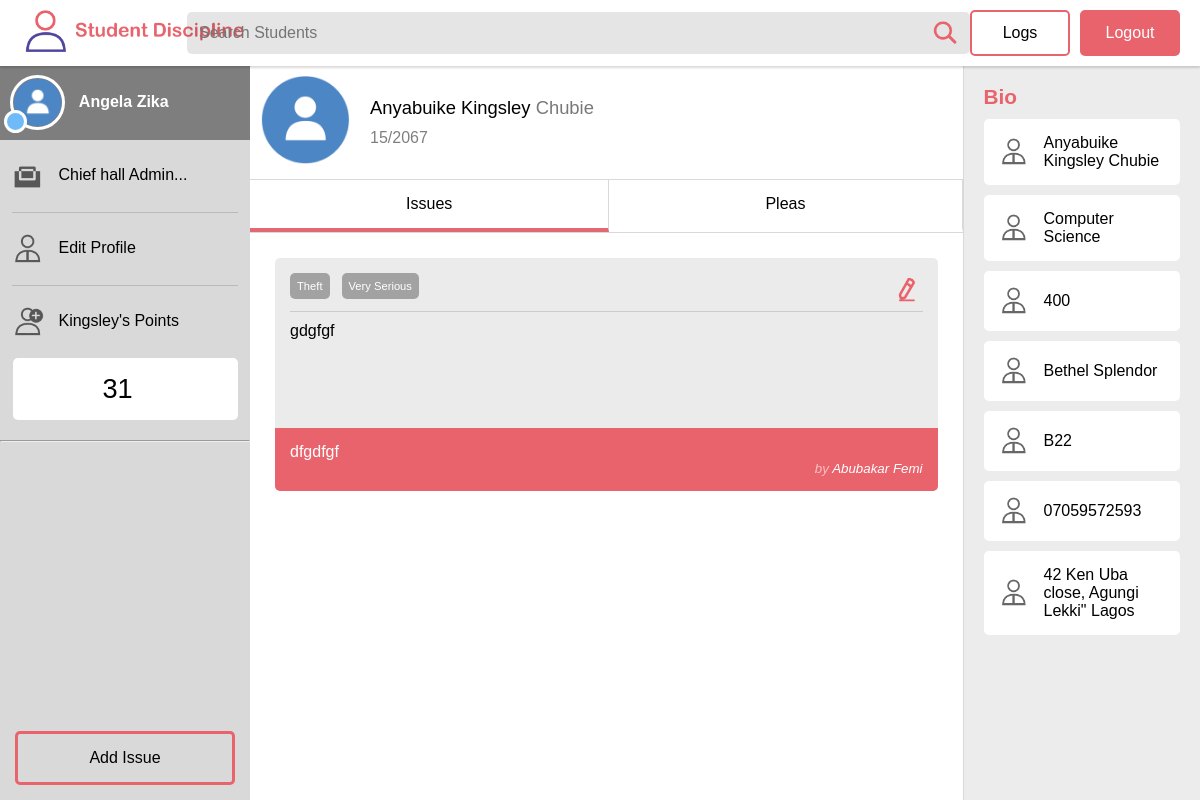
The page /project/view.php?Id=1&aId=4 (signed in) on the database its author committed.
### tables this page shows
CREATE TABLE IF NOT EXISTS `t_students` (
  `s_ID` int(10) unsigned NOT NULL AUTO_INCREMENT,
  `s_Picture` blob,
  `s_Title` varchar(10) NOT NULL,
  `s_Firstname` varchar(30) NOT NULL,
  `s_Middlename` varchar(30) DEFAULT NULL,
  `s_Lastname` varchar(30) NOT NULL,
  `s_DOB` date NOT NULL,
  `s_Matric` varchar(7) NOT NULL,
  `s_MeritPoints` int(2) NOT NULL,
  `s_CourseOfStudy` varchar(30) NOT NULL,
  `s_Level` int(3) NOT NULL,
  `h_ID` int(10) DEFAULT NULL,
  `s_Room` varchar(5) NOT NULL,
  `s_Gender` enum('M','F') NOT NULL,
  `s_StateOrigin` varchar(30) NOT NULL,
  `s_Address` varchar(50) NOT NULL,
  `s_NextOfKin` varchar(30) DEFAULT NULL,
  `g_ID` int(10) DEFAULT NULL,
  `s_PhoneNumber` varchar(14) NOT NULL,
  `s_DateAdded` datetime NOT NULL,
  PRIMARY KEY (`s_ID`)
);

CREATE TABLE IF NOT EXISTS `t_issues` (
  `i_ID` int(10) unsigned NOT NULL AUTO_INCREMENT,
  `i_Offense` varchar(50) NOT NULL,
  `i_Category` varchar(30) DEFAULT NULL,
  `i_Details` text NOT NULL,
  `i_Severity` enum('Very Serious','Serious','Minor','Very Minor') NOT NULL,
  `i_Recommendation` tinytext NOT NULL,
  `a_ID` int(10) NOT NULL,
  `s_ID` int(10) NOT NULL,
  `i_Status` enum('active','cleared') NOT NULL,
  PRIMARY KEY (`i_ID`)
);

CREATE TABLE IF NOT EXISTS `t_halls` (
  `h_ID` int(2) unsigned NOT NULL AUTO_INCREMENT,
  `h_Name` varchar(30) NOT NULL,
  `h_Type` enum('M','F') NOT NULL,
  `h_Rooms` int(5) NOT NULL,
  PRIMARY KEY (`h_ID`)
);

### project/view.php (the view, shortened to what this page needs)
<?php
require_once('_php/connect.php');
if(isset($_SESSION['username'])){
    $username = $_SESSION['username'];
    $stmt = "SELECT * FROM t_Admins WHERE a_username ='$username'";
    $res = mysqli_query($dbc, $stmt);
    if ($res){
        while($row = mysqli_fetch_array($res)){
            $name = $row['a_Firstname']." ".$row['a_Lastname'];
            $role = $row['a_Role'];
        }
    }else{
        $name = "Not working".mysqli_error($db);
    }
}
$query = "SELECT * FROM t_Students WHERE s_ID =".$_GET['Id'];
$queryIssues = "SELECT * FROM t_Issues WHERE s_ID =".$_GET['Id']." ORDER BY i_ID DESC";
$result = mysqli_query($dbc,$query);
if ($result){
    while($row = mysqli_fetch_array($result)){
        $sFirstname = $row['s_Firstname'];
        $sMiddlename = $row['s_Middlename'];
        $sLastname = $row['s_Lastname'];
        $noun = $sFirstname."'s Points";
        $level = $row['s_Level'];
        $matric = $row['s_Matric'];
        $points = $row['s_MeritPoints'];
        $course = $row['s_CourseOfStudy'];
        $room = $row['s_Room'];
        $address = $row['s_Address'];
        $phoneNumber = $row['s_PhoneNumber'];
        $queryHall = "SELECT h_Name FROM t_halls WHERE h_ID =".$row['h_ID'];
        $getIssues = mysqli_query($dbc,$queryIssues);
        $getHall = mysqli_query($dbc,$queryHall);
        if($getHall){
            while($row = mysqli_fetch_array($getHall)){
               $hall = $row['h_Name'];
            }
        }else{
            echo 'Not working'.mysqli_error($dbc);
        }
    }
}else{
    echo 'Not working'.mysqli_error($dbc);
}
?>
<!DOCTYPE html>
<html lang="en">
<head>
    <link rel="stylesheet" href="_css/style.css">
</head>
<body>
    <header>
         <div class="Logo">
             <img src="_images/logo.png" alt="Logo" width="225px">
         </div>
         <div class="search">
             <input type="search" placeholder="Search Students">
         </div>
         <div id="logs" class="Logs">
             Logs
         </div>
         <div class="Logout">
             Logout
         </div>
    </header>
    <aside>
       <div class="admin">
           <img src="_images/avatar.png" alt="Admin" width="55px">
           <span><?php echo $name ?></span>
       </div>
       <div class="sect">
          <img src="_images/icon_role.png" width="32px">
          <?php echo substr($role,0,20)."... " ?>
       </div>
       <div class="sect">
          <img src="_images/icon_edit.png" width="32px">
          Edit Profile
       </div>
       <div class="sect mer">
          <img src="_images/icon_add.png" width="32px">
          <?php echo $noun ?>
       </div>
       <input type="number" name="" id="getMatric" value="<?php echo $points ?>">
       <hr>
       <div class="filter" id="addIssue">
          Add Issue
       </div>
    </aside>
    <div class="page">
        <div id="content">
        <div class="left">
            <div class="top">
                <div><img src="_images/avatar.png"></div>
                <div>
                    <div style="font-size:1.15em"><?php echo $sLastname." ".$sFirstname." <span style='opacity:0.53'>".$sMiddlename."</span>" ?></div>
                    <div style="opacity:0.5; margin-top:10px;"><?php echo $matric ?></div>
                </div>
            </div>
            <div class="view">
                <div class="menu">
                    <div class="act" id="showIssues">Issues</div>
                    <div id="showPleas" >Pleas</div>
                </div>
                <div id="pageStuff">
                    <div id="issues">
                        <?php
                        if($getIssues){
                            if (mysqli_num_rows($getIssues) > 0 ){
                             while($row = mysqli_fetch_array($getIssues)){ ?>
                             <div class="issue">
                                  <div class="action">
                                      <div class="opts2">
                                          <div class="cat"><?php echo $row['i_Category']?></div>
                                          <div class="cat"><?php echo $row['i_Severity']?></div>
                                          <div onclick="edit(<?php echo $row['i_ID'] ?>)" class="edit"><img src="_images/icon_edit2.png" width="30px"></div>
                                      </div>
                                      <?php echo $row['i_Details'];?>
                                  </div>
                                  <div class="punishment">
                                      <?php echo $row['i_Recommendation'] ?>
                                      <div class="from">
                                            <span>by</span>
                                            <?php echo admin($dbc,$row['a_ID']);?>
                                      </div>
                                  </div>
                             </div>
                        <?php }
                            }else{
                                echo '<div class="clean"><img src="_images/icon_clean.png"> No Issues </div>';
                            }
                        }else{
                            echo "Cannot Get Issues".mysqli_error($dbc);
                        }
                        ?>
                    </div>
                </div>
            </div>
        </div>
        <div class="right">
             <div class="title">Bio</div>
             <div class="details">
                  <div class="det">
                      <img src="_images/icon_edit.png">
                      <?php echo $sLastname." ".$sFirstname." ".$sMiddlename?>
                  </div>
                  <div class="det">
                      <img src="_images/icon_edit.png">
                      <?php echo $course?>
                  </div>
                  <div class="det">
                      <img src="_images/icon_edit.png">
                      <?php echo $level?>
                  </div>
                  <div class="det">
                      <img src="_images/icon_edit.png">
                      <?php echo $hall?>
                  </div>
                  <div class="det">
                      <img src="_images/icon_edit.png">
                      <?php echo $room?>
                  </div>
                  <div class="det">
                      <img src="_images/icon_edit.png">
                      <?php echo $phoneNumber?>
                  </div>
                  <div class="det">
                      <img src="_images/icon_edit.png">
                      <?php echo $address?>
                  </div>
             </div>
        </div>
        </div>
    </div>
</body>
</html>
<?php
function admin($dbc,$id){
   $query = "SELECT * FROM t_admins WHERE a_ID = ".$id;
   $getAdmin = mysqli_query($dbc,$query);
   if ($getAdmin){
       while($row = mysqli_fetch_array($getAdmin)){
          return $row['a_Lastname']." ".$row['a_Firstname'];
       }
   }else{
       return "Cannot Retreive Admin";
   }
}
?>

### project/_css/style.css (style rules this page uses)
* { margin:0; padding:0; box-sizing: border-box; font-size:100%; font-family: Arial, Helvetica, sans-serif; text-decoration: none; }
header { position: fixed; width:100%; top:0; background: #fff; color: #000; box-shadow: 0 2px 2px rgba(0, 0, 0, 0.15); display: flex; z-index:8; padding:10px; align-items: center; }
.search { flex-grow: 1; text-align: center; }
.search input { margin:auto; max-width:800px; width:100%; background: rgba(0, 0, 0, 0.1) url(../_images/search.png) calc(100% - 10px) 50% no-repeat; background-size: 30px; border: none; padding:12px; border-radius: 5px; }
.Logo { width:15%; padding-left:15px; }
.Logs, .Logout { min-width:100px; border:2px solid #E8636C; border-radius: 5px; padding:12px; text-align: center; margin-right:10px; }
.Logout { color: #fff; background:#E8636C; }
aside { background: rgba(0, 0, 0, 0.15); background-size:cover; color:#000; position: fixed; left:0; top:0; height:100%; width:250px; z-index:1; padding-top:65px; }
.page { position:fixed; width: calc(100% - 250px); height: calc(100% - 65px); right:0; bottom:0; overflow: auto; }
.admin { background:#7e7e7e; padding:10px; color:#fff; font-weight:bold; }
.admin img, .sect img, .filter img { vertical-align: middle; margin-right:10px; border:3px solid white; border-radius: 50%; }
.sect img, .filter img { border-radius: 0; border:none; }
.admin:before { content: " "; width:17px; height:17px; border-radius: 50%; position: absolute; top:110px; left:4px; background: #6fbaf8; z-index: 50; border:3px solid white; }
.sect { padding:20px 0px; margin:0 12px; border-bottom: 1px solid rgba(0, 0, 0, 0.145); }
.filter { position: fixed; left:15px; width:220px; bottom:15px; border:3px solid #E8636C; text-align: center; color:#000; border-radius: 5px; padding:15px; cursor: pointer; transition:all 0.3s linear; }
.opts2 { display: flex; align-items: center; border-bottom:1px solid #00000023; margin-bottom:10px; }
.edit { flex-grow: 1; text-align: right; }
.cat { background: rgba(0, 0, 0, 0.308); padding:7px; font-size: 0.7em; margin:0 12px 12px 0; color:white; border-radius: 5px; }
.issue { color:#000; background: rgba(0, 0, 0, 0.08); border-radius: 5px; overflow: hidden; margin:25px 0; }
.action { padding:15px; min-height:170px; }
.punishment { background: #E8636C; color:#fff; padding:15px; }
.from { text-align: right; font-size: smaller; font-style: italic; }
.from span { opacity: 0.6; }
#content { display: flex; height: 100%; }
.left { flex-grow: 1; overflow: auto; height:100%; display: flex; flex-direction: column; }
.right { width:25%; max-width:800px; border-left:1px solid #D9D9D9; background: rgb(236, 236, 236); padding:20px; }
.det { display: flex; align-items: center; background: #fff; margin:10px auto; padding:15px; border-radius: 5px; }
.title { color:#E8636C; font-weight: bold; font-size: 1.3em; margin-bottom: 10px; }
.det img { width:30px; margin-right:15px;; }
.top { display: flex; align-items: center; padding:10px; border-bottom: 1px solid #d9d9d9; }
.top img { width:90px; margin-right:20px; }
.mer { border-bottom: 0; padding-bottom: 0; }
aside input { margin:20px auto; display: block; border:none; padding:15px; width:90%; border-radius: 5px; text-align: center; font-size: 1.7em; }
.menu { border-bottom: 1px solid #d9d9d9; display: flex; }
.menu div { flex-grow: 1; text-align: center; border-right: 1px solid #d9d9d9; padding:15px 0; border-bottom:4px solid #fff; }
.act { border-bottom:4px solid #e26973 !important; }
.view { flex-grow: 1; display: flex; overflow:hidden; flex-direction: column; }
#issues,#pleas { padding: 25px; flex-grow: 1; padding-top:0; }
#pageStuff { flex-grow: 1; overflow: auto; }

### rows shown on the page
t_students: s_Firstname "Kingsley's Points", s_MeritPoints "31", s_Lastname "Anyabuike", s_Firstname "Kingsley", s_Middlename "Chubie", s_Matric "15/2067", s_CourseOfStudy "Computer Science", s_Level "400", s_Room "B22", s_PhoneNumber "07059572593", s_Address "42 Ken Uba close, Agungi Lekki\" Lagos"
t_issues: i_Category "Theft", i_Severity "Very Serious", i_Details "gdgfgf", i_Recommendation "dfgdfgf", a_ID.a_Firstname "Abubakar Femi"
t_halls: h_Name "Bethel Splendor"

### other values the page prints
$name "Angela Zika"
substr($role,0,20) "Chief hall Admin"
